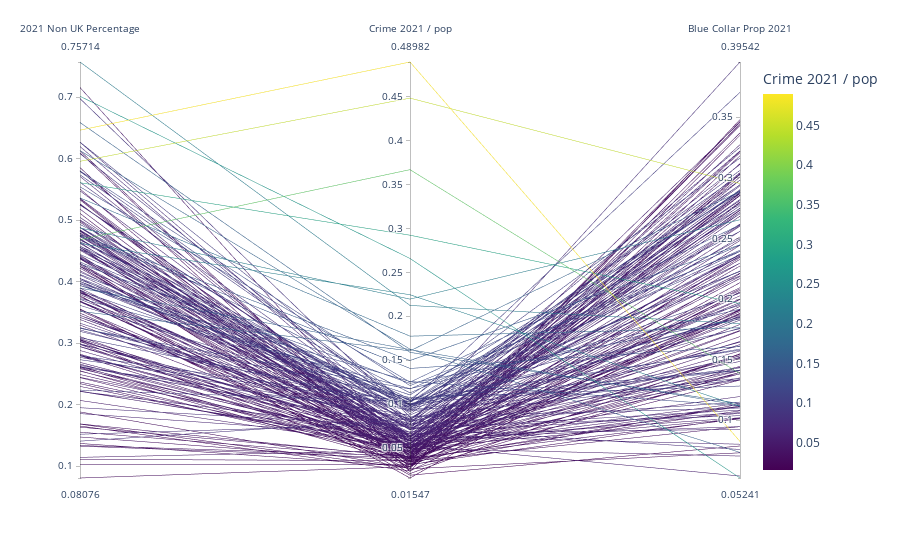

Write notebook code for a chart like this one.
### Code cell
pd.DataFrame.iteritems = pd.DataFrame.items #workaround due to version changes of Databricks Runtime
#grid_clip2['V_High'] = (grid_clip2[ 'Median Price Per Area'] > 12000).astype(int)

sampled_df = crime_final.sample(n=200, random_state=42)
fig = px.parallel_coordinates(sampled_df,
                            dimensions=['2021 Non UK Percentage', 'Crime 2021 / pop', 'Blue Collar Prop 2021' ],
                            color='Crime 2021 / pop',  # Change the color based on 'Crime 2011 / pop' column
                            color_continuous_scale='Viridis')  # Change the color scale if needed)
fig. show()

### Figure 1 — Plotly figure (JSON) as saved in the notebook; plotly's stock layout.template omitted (floating-point values rounded to 4 significant figures; data arrays with more than 128 entries replaced by an {"elided": "..."} marker saying what was removed)
{"data": [{"dimensions": [{"label": "2021 Non UK Percentage", "values": {"elided": "200 float values"}}, {"label": "Crime 2021 / pop", "values": {"elided": "200 float values"}}, {"label": "Blue Collar Prop 2021", "values": {"elided": "200 float values"}}], "domain": {"x": [0, 1], "y": [0, 1]}, "line": {"color": {"elided": "200 float values"}, "coloraxis": "coloraxis"}, "name": "", "type": "parcoords"}], "layout": {"coloraxis": {"colorbar": {"title": {"text": "Crime 2021 / pop"}}, "colorscale": [[0, "#440154"], [0.1111, "#482878"], [0.2222, "#3e4989"], [0.3333, "#31688e"], [0.4444, "#26828e"], [0.5556, "#1f9e89"], [0.6667, "#35b779"], [0.7778, "#6ece58"], [0.8889, "#b5de2b"], [1, "#fde725"]]}, "legend": {"tracegroupgap": 0}, "margin": {"t": 60}}}
